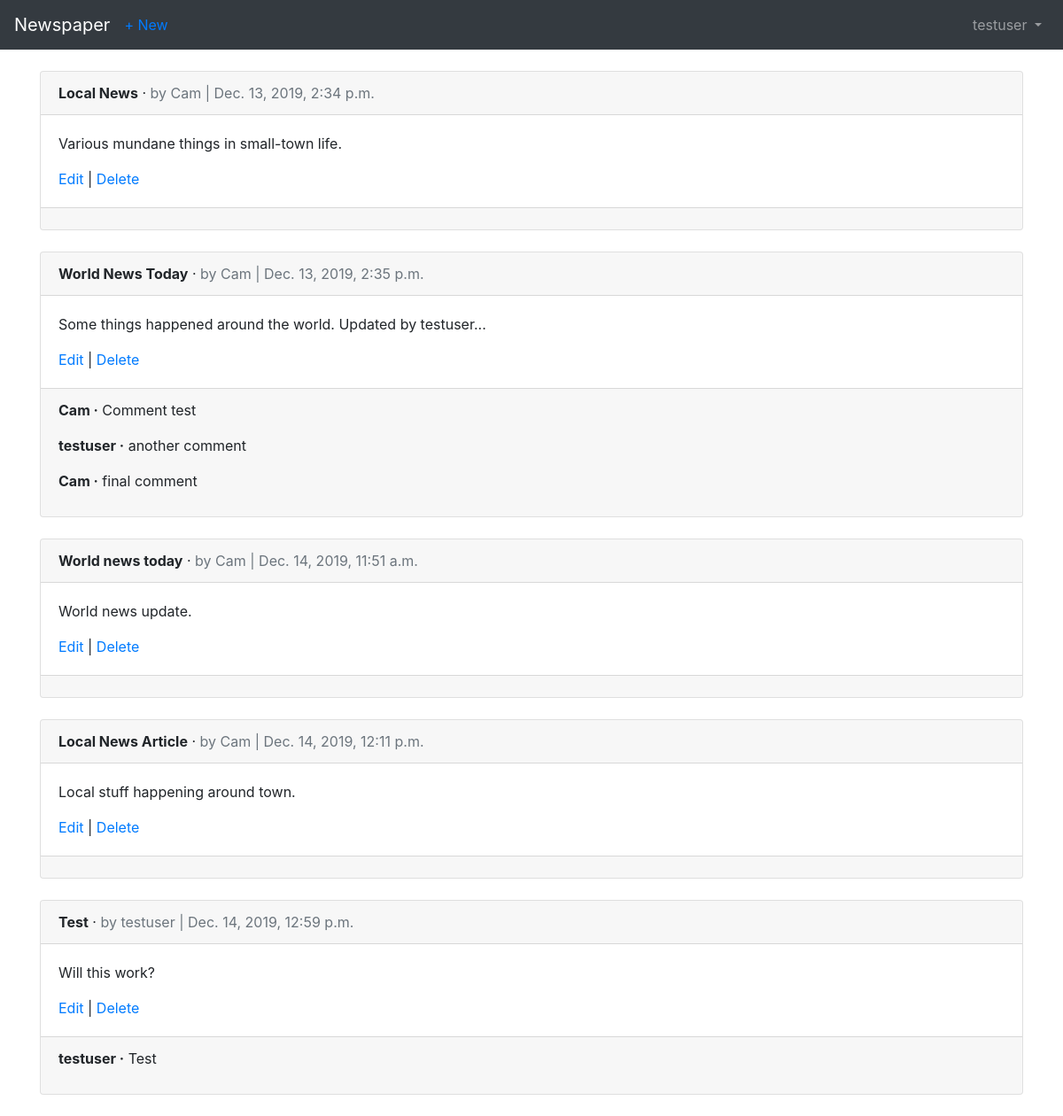
/articles/ (signed in), run on the app's committed database.
### users/models.py (models this page shows)
class CustomUser(AbstractUser):
    age = models.PositiveIntegerField(null=True, blank=True)

### articles/models.py (models this page shows, shortened)
class Article(models.Model):
    title = models.CharField(max_length=255)
    body = models.TextField()
    date = models.DateTimeField(auto_now_add=True)
    author = models.ForeignKey(
        get_user_model(),
        on_delete=models.CASCADE,
    )

class Comment(models.Model):
    article = models.ForeignKey(
        Article,
        on_delete=models.CASCADE,
        related_name='comments',
        )
    comment = models.CharField(max_length=140)
    author = models.ForeignKey(
        get_user_model(),
        on_delete=models.CASCADE,
    )
    def __str__(self):
        return self.comment

### articles/views.py (the view)
# urls.py: path('', ArticleListView.as_view(), name='article_list'),
class ArticleListView(LoginRequiredMixin, ListView):
    model = Article
    template_name = 'article_list.html'
    login_url = 'login'

### templates/article_list.html (shortened to what this page needs)
{% extends 'base.html' %}
{% block content %}
  {% for article in object_list %}
    <div class="card">
      <div class="card-header">
        <span class="font-weight-bold">{{ article.title }}</span> &middot;
        <span class="text-muted">by {{ article.author }} | {{ article.date }}</span>
      </div>
      <div class="card-body">
        <p>{{ article.body }}</p>
        <a href="{% url 'article_edit' article.pk %}">Edit</a> |
        <a href="{% url 'article_delete' article.pk %}">Delete</a>
      </div>
      <div class="card-footer">
        {% for comment in article.comments.all %}
          <p>
            <span class="font-weight-bold">{{ comment.author }} &middot;</span>
            {{ comment }}
          </p>
        {% endfor %}
      </div>
    </div>
    <br />
  {% endfor %}
{% endblock content %}

### templates/base.html (shortened to what this page needs)
<!doctype html>
<html lang="en">
  <head>
    <link rel="stylesheet" href="https://stackpath.bootstrapcdn.com/bootstrap/4.1.3/css/bootstrap.min.css">
  </head>
  <body>
    <nav class="navbar navbar-expand-md navbar-dark bg-dark mb-4">
      <a class="navbar-brand" href="{% url 'home' %}">Newspaper</a>
      {% if user.is_authenticated %}
        <ul class="navbar-nav mr-auto">
          <li class="nav-item"><a href="{% url 'article_new' %}">+ New</a></li>
        </ul>
      {% endif %}
      <div class="collapse navbar-collapse" id="navbarCollapse">
        {% if user.is_authenticated %}
          <ul class="navbar-nav ml-auto">
            <li class="nav-item">
              <a class="nav-link dropdown-toggle" href="#" id="userMenu" data-toggle="dropdown" aria-haspopup="true" aria-expanded="false">
                {{ user.username }}
              </a>
            </li>
          </ul>
        {% endif %}
      </div>
    </nav>
    <div class="container">
      {% block content %}
      {% endblock content %}
    </div>
  </body>
</html>

### data on the page
CustomUser: username "testuser"
Article: title "Local News", author "Cam", date "Dec. 13, 2019, 2:34 p.m.", body "Various mundane things in small-town life."
Article: title "World News Today", author "Cam", date "Dec. 13, 2019, 2:35 p.m.", body "Some things happened around the world. Updated by testuser..."
Comment: author "Cam", comment "Comment test"
Comment: author "testuser", comment "another comment"
Comment: author "Cam", comment "final comment"
Article: title "World news today", author "Cam", date "Dec. 14, 2019, 11:51 a.m.", body "World news update."
Article: title "Local News Article", author "Cam", date "Dec. 14, 2019, 12:11 p.m.", body "Local stuff happening around town."
Article: title "Test", author "testuser", date "Dec. 14, 2019, 12:59 p.m.", body "Will this work?"
Comment: author "testuser", comment "Test"
